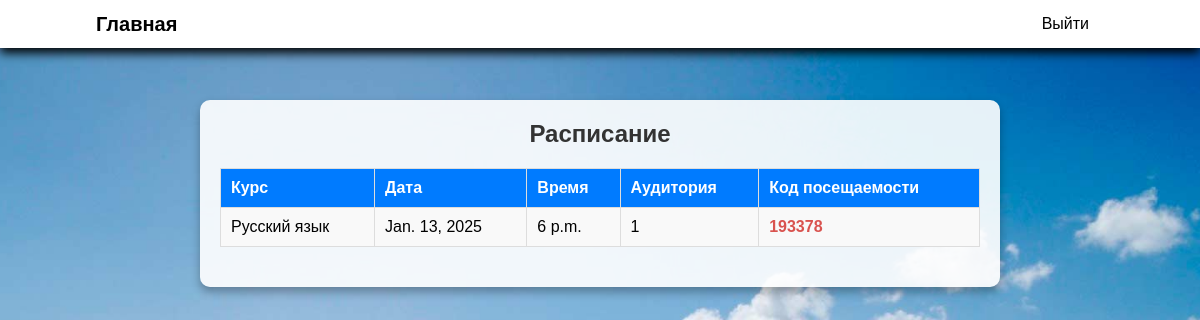
Screenshot of /schedule/ (signed in) with the database file from the repository.
### schedule_app/models.py (models this page shows, shortened)
class Schedule(models.Model):
    course = models.ForeignKey(Course, on_delete=models.CASCADE)
    date = models.DateField()
    time = models.TimeField()
    room = models.CharField(max_length=50)
    attendance_code = models.CharField(max_length=6, blank=True, null=True)

class Course(models.Model):
    name = models.CharField(max_length=100)
    code = models.CharField(max_length=10)
    teacher = models.ForeignKey(User, on_delete=models.CASCADE, limit_choices_to={'user_type': 'teacher'})
    students = models.ManyToManyField(User, related_name="enrolled_courses", limit_choices_to={'user_type': 'student'})

### schedule_app/views.py (the view)
# urls.py: path('schedule/', views.schedule_view, name='schedule'),
@login_required
def schedule_view(request):
    user: User = request.user
    if user.user_type == 'student':
        schedules = Schedule.objects.filter(course__students=request.user)
    elif user.user_type == 'teacher':
        schedules = Schedule.objects.filter(course__teacher=request.user)
        for schedule in schedules:
            if schedule.attendance_code is None:  # Генерация кода, если он не существует
                schedule.generate_attendance_code()
    else:
        schedules = Schedule.objects.all()
    context = {'schedules': schedules}
    return render(request, 'schedule_app/schedule.html', context)

### templates/schedule_app/schedule.html (shortened to what this page needs)
{% load static %}
<!DOCTYPE html>
<html lang="ru">
<head>
</head>
<body>
<header>
    <a href="/" class="logo">Главная</a>
    <nav>
        <ul>
            <li>
                <form method="post" action="{% url 'logout' %}" style="display: inline;">
                    <button type="submit" class="logout-button">Выйти</button>
                </form>
            </li>
        </ul>
    </nav>
</header>
<div class="schedule-container">
    <h2>Расписание</h2>
    <table>
        <tr>
            <th>Курс</th>
            <th>Дата</th>
            <th>Время</th>
            <th>Аудитория</th>
            {% if user.user_type == 'teacher' %}
                <th>Код посещаемости</th>
            {% endif %}
        </tr>
        {% for schedule in schedules %}
            <tr>
                <td>{{ schedule.course.name }}</td>
                <td>{{ schedule.date }}</td>
                <td>{{ schedule.time }}</td>
                <td>{{ schedule.room }}</td>
                {% if user.user_type == 'teacher' %}
                    <td class="attendance-code">{{ schedule.attendance_code }}</td>
                {% endif %}
            </tr>
        {% endfor %}
    </table>
</div>
</body>
</html>

### rows the page displays
Schedule: course.name "Русский язык", date "Jan. 13, 2025", time "6 p.m.", room "1", attendance_code "193378"
